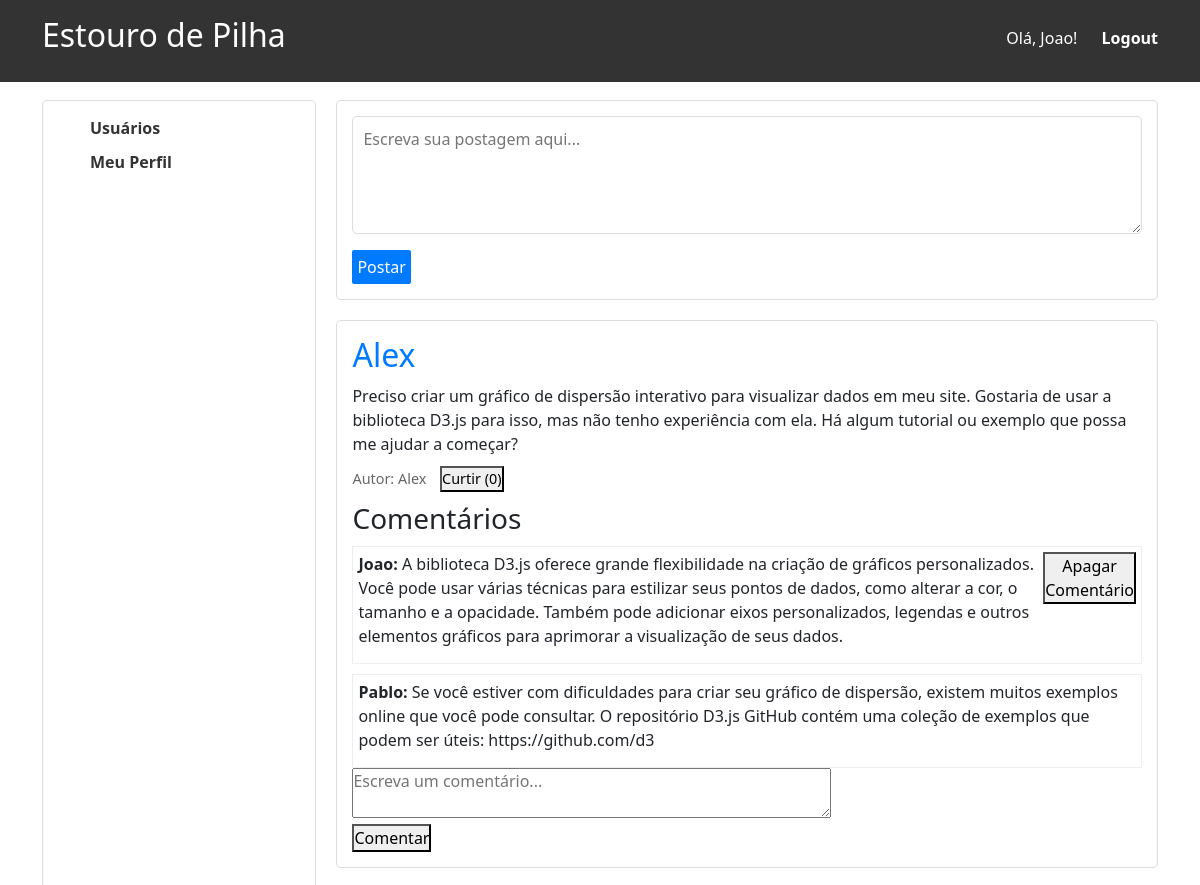
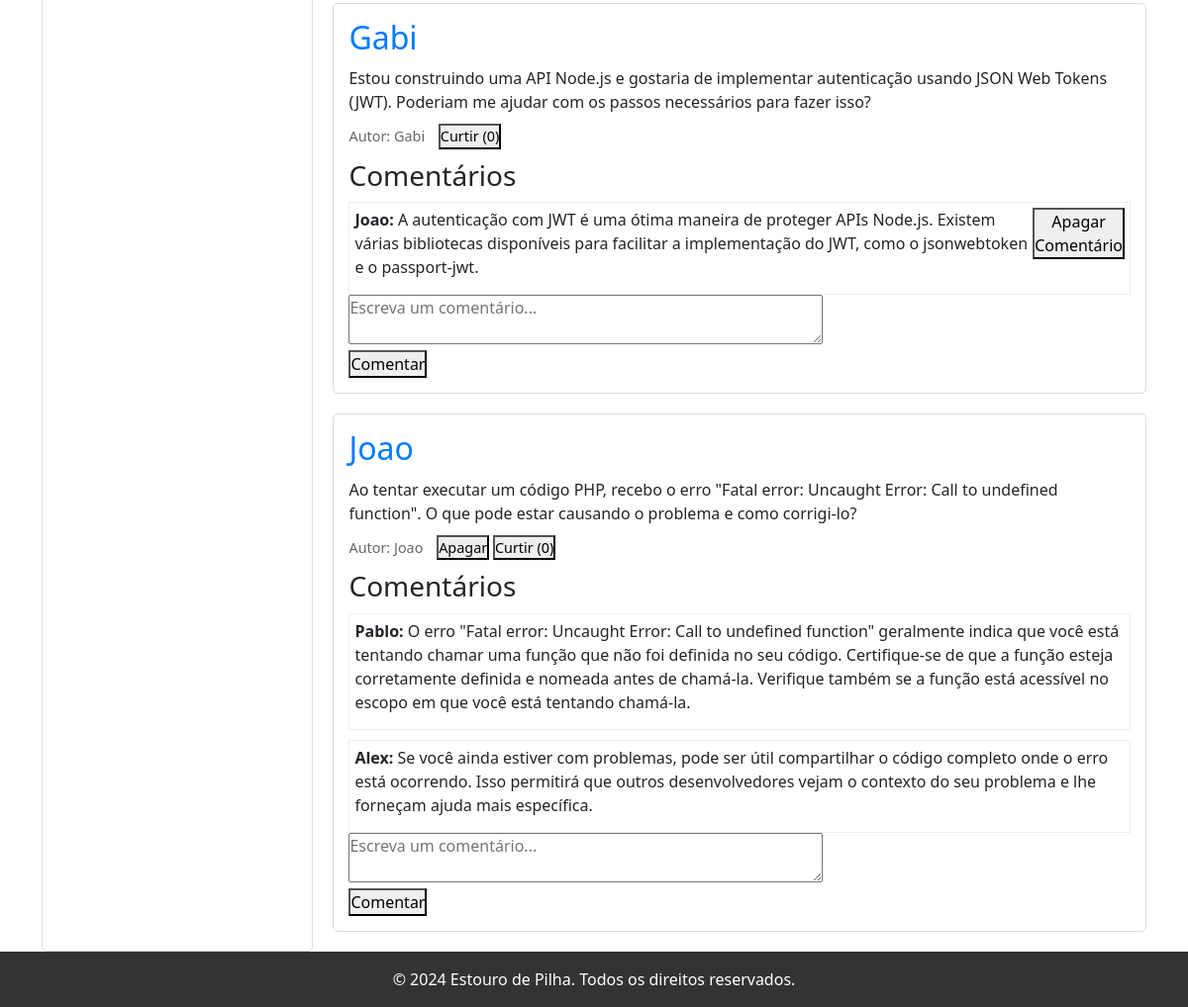
The page /index.php (signed in) on the database its author committed (2 pictures, top to bottom).
### tables this page shows
CREATE TABLE IF NOT EXISTS db_post (
  post_id INT NOT NULL AUTO_INCREMENT,
  post_tittle VARCHAR(30) NOT NULL,
  post_body TEXT NOT NULL,
   
  post_note INT,
  usr_id INT NOT NULL,
  PRIMARY KEY (post_id),
  FOREIGN KEY (usr_id) REFERENCES db_usr(usr_id)
);

CREATE TABLE IF NOT EXISTS db_usr (
  usr_id INT NOT NULL AUTO_INCREMENT,
  usr_name VARCHAR(20) NOT NULL,
  usr_password VARCHAR(255) NOT NULL,
  PRIMARY KEY (usr_id)
);

CREATE TABLE IF NOT EXISTS db_comm (
  comm_id INT NOT NULL AUTO_INCREMENT,
  comm_body TEXT NOT NULL,
  comm_note INT,
  usr_id INT NOT NULL,
  post_id INT NOT NULL,
  PRIMARY KEY (comm_id),
  FOREIGN KEY (usr_id) REFERENCES db_usr(usr_id),
  FOREIGN KEY (post_id) REFERENCES db_post(post_id) ON DELETE CASCADE
);

### banco.php (called while the page is built, shortened)
<?php
$dbhost = "localhost";
$dbuser = "root";
$dbpass = "";
$dbname = "db_estouro_de_pilha";
$banco = new mysqli($dbhost, $dbuser, $dbpass, $dbname);
function countLikes(int $post_id) {
    global $banco;
    $sql = "SELECT COUNT(*) AS likes FROM db_likes WHERE post_id = ?";
    $stmt = $banco->prepare($sql);
    $stmt->bind_param("i", $post_id);
    $stmt->execute();
    $result = $stmt->get_result();
    return $result->fetch_object()->likes;
}
?>

### index.php (the view, shortened to what this page needs)
<?php
$logged_in = $_SESSION['logged_in'] ?? false;
$usr = $_SESSION['usr'] ?? '';
require_once 'banco.php';
$result_posts = $banco->query("SELECT db_post.post_id, db_post.post_body, db_post.usr_id, db_usr.usr_name FROM db_post JOIN db_usr ON db_post.usr_id = db_usr.usr_id ORDER BY db_post.post_id DESC");
?>
<!DOCTYPE html>
<html lang="pt-br">
<head>
    <link rel="stylesheet" href="estilos.css">
    <link href="https://cdn.jsdelivr.net/npm/bootstrap@5.3.3/dist/css/bootstrap.min.css" rel="stylesheet">
</head>
<body>
<header>
    <div class="container">
        <h1>Estouro de Pilha</h1>
        <nav>
            <ul>
                <?php if ($logged_in): ?>
                    <li>Olá, <?php echo htmlspecialchars($usr); ?>!</li>
                    <li><a href="logout.php">Logout</a></li>
                <?php else: ?>
                    <li>Bem-vindo!</li>
                    <li><a href="login.php">Login</a></li>
                    <li><a href="register.php">Cadastre-se</a></li>
                <?php endif; ?>
            </ul>
        </nav>
    </div>
</header>
<main class="container">
    <aside class="sidebar">
        <ul>
            <li><a href="pesquisa_usuario.php">Usuários</a></li>
            <?php if ($logged_in): ?>
                <li><a href="meu_perfil.php">Meu Perfil</a></li>
            <?php endif; ?>
        </ul>
    </aside>
    <section class="feed">
        <?php if ($logged_in): ?>
            <div class="new-post">
                <form action="new_post.php" method="post">
                    <textarea name="post_body" rows="4" cols="50" placeholder="Escreva sua postagem aqui..." required></textarea><br>
                    <button type="submit">Postar</button>
                </form>
            </div>
        <?php endif; ?>
        <?php while ($post = $result_posts->fetch_object()): ?>
            <div class="post">
                <h2><?php echo htmlspecialchars($post->usr_name); ?></h2>
                <p><?php echo nl2br(htmlspecialchars($post->post_body)); ?></p>
                <div class="post-info">
                    <span>Autor: <?php echo htmlspecialchars($post->usr_name); ?></span>
                    <?php if ($logged_in && $usr === $post->usr_name): ?>
                        <form action="delete_post.php" method="post" style="display:inline;">
                            <button type="submit">Apagar</button>
                        </form>
                    <?php endif; ?>
                    <?php if ($logged_in): ?>
                        <form action="like.php" method="post" style="display:inline;">
                            <button type="submit">
                                <?php
                                    $stmt_check_like = $banco->prepare("SELECT * FROM db_likes WHERE post_id = ? AND usr_id = ?");
                                    $stmt_check_like->bind_param("ii", $post->post_id, $_SESSION['usr_id']);
                                    $stmt_check_like->execute();
                                    $result_check_like = $stmt_check_like->get_result();
                                    echo ($result_check_like->num_rows > 0) ? 'Descurtir' : 'Curtir';
                                ?>
                                (<?php echo countLikes($post->post_id); ?>)
                            </button>
                        </form>
                    <?php else: ?>
                        <span>Curtidas: (<?php echo countLikes($post->post_id); ?>)</span>
                    <?php endif; ?>
                </div>
                <div class="comments">
                    <h3>Comentários</h3>
                    <?php
                    $sql_comments = "SELECT db_comm.comm_id, db_comm.comm_body, db_comm.usr_id, db_usr.usr_name FROM db_comm JOIN db_usr ON db_comm.usr_id = db_usr.usr_id WHERE db_comm.post_id = ? ORDER BY db_comm.comm_id ASC";
                    $stmt_comments = $banco->prepare($sql_comments);
                    $stmt_comments->bind_param("i", $post->post_id);
                    $stmt_comments->execute();
                    $result_comments = $stmt_comments->get_result();
                    while ($comment = $result_comments->fetch_object()):
                    ?>
                        <div class="comment">
                            <p><b><?php echo htmlspecialchars($comment->usr_name); ?>: </b><?php echo nl2br(htmlspecialchars($comment->comm_body)); ?></p>
                            <?php if ($logged_in && ($comment->usr_id == $_SESSION['usr_id'])): ?>
                                <form action="delete_comment.php" method="post" style="display: inline;">
                                    <button type="submit">Apagar Comentário</button>
                                </form>
                            <?php endif; ?>
                        </div>
                    <?php endwhile; ?>
                    <?php if ($logged_in): ?>
                        <form action="comment.php" method="post">
                            <textarea name="comm_body" rows="2" cols="50" placeholder="Escreva um comentário..." required></textarea><br>
                            <button type="submit">Comentar</button>
                        </form>
                    <?php endif; ?>
                </div>
            </div>
        <?php endwhile; ?>
    </section>
</main>
<footer>
    <div class="container">
        <p>&copy; 2024 Estouro de Pilha. Todos os direitos reservados.</p>
    </div>
</footer>
</body>
</html>

### estilos.css (style rules this page uses)
* { margin: 0; padding: 0; box-sizing: border-box; }
body { font-family: Arial, sans-serif; line-height: 1.6; background-color: #f4f4f4; }
.container { width: 80%; margin: auto; overflow: hidden; }
header { background: #333; color: #fff; padding: 1rem 0; position: fixed; top: 0; width: 100%; z-index: 1000; }
header h1 { float: left; font-size:xx-large; font-display:inherit ; }
header nav { float: right; margin-top: 10px; }
header nav ul { list-style: none; }
header nav ul li { display: inline; margin-left: 20px; }
header nav ul li a { color: #fff; text-decoration: none; font-weight: bold; }
main { display: flex; margin-top: 80px; }
.sidebar { width: 25%; background: #fff; padding: 15px; margin-right: 20px; border: 1px solid #ddd; border-radius: 5px; margin-top: 100px; }
.sidebar ul { list-style: none; }
.sidebar ul li { margin-bottom: 10px; }
.sidebar ul li a { text-decoration: none; color: #333; font-weight: bold; }
.feed { width: 75%; margin-top: 100px; }
.new-post { margin-bottom: 20px; padding: 15px; background: #fff; border: 1px solid #ddd; border-radius: 5px; }
.new-post textarea { width: 100%; border: 1px solid #ddd; border-radius: 5px; padding: 10px; font-size: 1rem; }
.new-post button { padding: 5px; font-size: 1rem; border: none; background: #007BFF; color: #fff; border-radius: 2px; cursor: pointer; margin-top: 10px; }
.post { background: #fff; padding: 15px; margin-bottom: 20px; border: 1px solid #ddd; border-radius: 5px; }
.post h2 { margin-bottom: 10px; color: #007BFF; }
.post p { margin-bottom: 10px; }
.post-info { margin-top: 10px; font-size: 0.9rem; color: #666; }
.post-info span { margin-right: 10px; }
.comments { margin-top: 10px; }
.comment { margin-top: 10px; padding: 5px; border: 1px solid #eee; display: flex; }
footer { display: flex; flex-direction: column; margin-top: auto; background: #333; color: #fff; text-align: center; padding: 1rem 0; width: 100%; }
footer p { margin: 0; }

### rows shown on the page
db_post: usr.usr_name "Alex", post_body "Preciso criar um gráfico de dispersão interativo para visualizar dados em meu site. Gostaria de usar a biblioteca D3.js para isso, mas não tenho experiência com ela. Há algum tutorial ou exemplo que possa me ajudar a começar?", post_id "0"
db_comm: usr.usr_name "Joao", comm_body "A biblioteca D3.js oferece grande flexibilidade na criação de gráficos personalizados. Você pode usar várias técnicas para estilizar seus pontos de dados, como alterar a cor, o tamanho e a opacidade. Também pode adicionar eixos personalizados, legendas e outros elementos gráficos para aprimorar a visualização de seus dados."
db_comm: usr.usr_name "Pablo", comm_body "Se você estiver com dificuldades para criar seu gráfico de dispersão, existem muitos exemplos online que você pode consultar. O repositório D3.js GitHub contém uma coleção de exemplos que podem ser úteis: https://github.com/d3"
db_post: usr.usr_name "Gabi", post_body "Estou construindo uma API Node.js e gostaria de implementar autenticação usando JSON Web Tokens (JWT). Poderiam me ajudar com os passos necessários para fazer isso?", post_id "0"
db_comm: usr.usr_name "Joao", comm_body "A autenticação com JWT é uma ótima maneira de proteger APIs Node.js. Existem várias bibliotecas disponíveis para facilitar a implementação do JWT, como o jsonwebtoken e o passport-jwt."
db_post: usr.usr_name "Joao", post_body "Ao tentar executar um código PHP, recebo o erro \"Fatal error: Uncaught Error: Call to undefined function\". O que pode estar causando o problema e como corrigi-lo?", post_id "0"
db_comm: usr.usr_name "Pablo", comm_body "O erro \"Fatal error: Uncaught Error: Call to undefined function\" geralmente indica que você está tentando chamar uma função que não foi definida no seu código. Certifique-se de que a função esteja corretamente definida e nomeada antes de chamá-la. Verifique também se a função está acessível no escopo em que você está tentando chamá-la."
db_comm: usr.usr_name "Alex", comm_body "Se você ainda estiver com problemas, pode ser útil compartilhar o código completo onde o erro está ocorrendo. Isso permitirá que outros desenvolvedores vejam o contexto do seu problema e lhe forneçam ajuda mais específica."

### other values the page prints
$usr "Joao"
